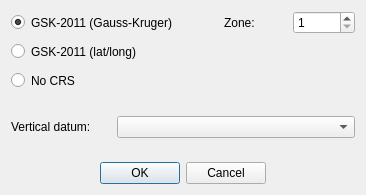
<?xml version="1.0" encoding="UTF-8"?>
<ui version="4.0">
 <class>MtwCrsDialog</class>
 <widget class="QDialog" name="MtwCrsDialog">
  <property name="geometry">
   <rect>
    <x>0</x>
    <y>0</y>
    <width>366</width>
    <height>195</height>
   </rect>
  </property>
  <property name="minimumSize">
   <size>
    <width>366</width>
    <height>195</height>
   </size>
  </property>
  <property name="windowTitle">
   <string>Set CRS for MTW</string>
  </property>
  <layout class="QVBoxLayout" name="verticalLayout">
   <item>
    <layout class="QHBoxLayout" name="horizontalLayout">
     <item>
      <widget class="QRadioButton" name="GskProj_radioButton">
       <property name="minimumSize">
        <size>
         <width>0</width>
         <height>23</height>
        </size>
       </property>
       <property name="maximumSize">
        <size>
         <width>16777215</width>
         <height>23</height>
        </size>
       </property>
       <property name="text">
        <string>GSK-2011 (Gauss-Kruger)</string>
       </property>
       <property name="checked">
        <bool>true</bool>
       </property>
      </widget>
     </item>
     <item>
      <spacer name="horizontalSpacer">
       <property name="orientation">
        <enum>Qt::Horizontal</enum>
       </property>
       <property name="sizeType">
        <enum>QSizePolicy::Fixed</enum>
       </property>
       <property name="sizeHint" stdset="0">
        <size>
         <width>40</width>
         <height>20</height>
        </size>
       </property>
      </spacer>
     </item>
     <item>
      <widget class="QLabel" name="label">
       <property name="text">
        <string>Zone:</string>
       </property>
      </widget>
     </item>
     <item>
      <widget class="QSpinBox" name="zone_spinBox">
       <property name="minimum">
        <number>1</number>
       </property>
       <property name="maximum">
        <number>60</number>
       </property>
      </widget>
     </item>
    </layout>
   </item>
   <item>
    <widget class="QRadioButton" name="GskLatLong_radioButton">
     <property name="minimumSize">
      <size>
       <width>0</width>
       <height>23</height>
      </size>
     </property>
     <property name="maximumSize">
      <size>
       <width>16777215</width>
       <height>23</height>
      </size>
     </property>
     <property name="text">
      <string>GSK-2011 (lat/long)</string>
     </property>
    </widget>
   </item>
   <item>
    <widget class="QRadioButton" name="noCrs_radioButton">
     <property name="minimumSize">
      <size>
       <width>0</width>
       <height>23</height>
      </size>
     </property>
     <property name="maximumSize">
      <size>
       <width>16777215</width>
       <height>23</height>
      </size>
     </property>
     <property name="text">
      <string>No CRS</string>
     </property>
    </widget>
   </item>
   <item>
    <spacer name="verticalSpacer">
     <property name="orientation">
      <enum>Qt::Vertical</enum>
     </property>
     <property name="sizeHint" stdset="0">
      <size>
       <width>20</width>
       <height>40</height>
      </size>
     </property>
    </spacer>
   </item>
   <item>
    <layout class="QHBoxLayout" name="horizontalLayout_2">
     <item>
      <widget class="QLabel" name="label_2">
       <property name="minimumSize">
        <size>
         <width>100</width>
         <height>0</height>
        </size>
       </property>
       <property name="maximumSize">
        <size>
         <width>100</width>
         <height>16777215</height>
        </size>
       </property>
       <property name="text">
        <string>Vertical datum:</string>
       </property>
      </widget>
     </item>
     <item>
      <widget class="QComboBox" name="verticalDatum_comboBox"/>
     </item>
    </layout>
   </item>
   <item>
    <spacer name="verticalSpacer_2">
     <property name="orientation">
      <enum>Qt::Vertical</enum>
     </property>
     <property name="sizeHint" stdset="0">
      <size>
       <width>20</width>
       <height>40</height>
      </size>
     </property>
    </spacer>
   </item>
   <item>
    <widget class="QDialogButtonBox" name="buttonBox">
     <property name="standardButtons">
      <set>QDialogButtonBox::Cancel|QDialogButtonBox::Ok</set>
     </property>
     <property name="centerButtons">
      <bool>true</bool>
     </property>
    </widget>
   </item>
  </layout>
 </widget>
 <resources/>
 <connections>
  <connection>
   <sender>buttonBox</sender>
   <signal>accepted()</signal>
   <receiver>MtwCrsDialog</receiver>
   <slot>accept()</slot>
   <hints>
    <hint type="sourcelabel">
     <x>157</x>
     <y>132</y>
    </hint>
    <hint type="destinationlabel">
     <x>157</x>
     <y>76</y>
    </hint>
   </hints>
  </connection>
  <connection>
   <sender>buttonBox</sender>
   <signal>rejected()</signal>
   <receiver>MtwCrsDialog</receiver>
   <slot>reject()</slot>
   <hints>
    <hint type="sourcelabel">
     <x>157</x>
     <y>132</y>
    </hint>
    <hint type="destinationlabel">
     <x>157</x>
     <y>76</y>
    </hint>
   </hints>
  </connection>
 </connections>
</ui>
